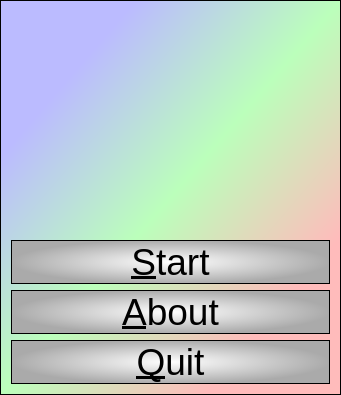
<?xml version="1.0" encoding="UTF-8"?>
<ui version="4.0">
 <class>QtTestHistogramMenuDialog</class>
 <widget class="QDialog" name="QtTestHistogramMenuDialog">
  <property name="geometry">
   <rect>
    <x>0</x>
    <y>0</y>
    <width>341</width>
    <height>395</height>
   </rect>
  </property>
  <property name="font">
   <font>
    <pointsize>28</pointsize>
   </font>
  </property>
  <property name="windowTitle">
   <string>Histogram demo</string>
  </property>
  <property name="styleSheet">
   <string notr="true">QDialog {
 background-color: qlineargradient(x1: 0, y1: 0, x2: 1, y2: 1, stop: 0  #bbf, stop: 0.2  #bbf, stop: 0.5 #bfb, stop: 0.8 #fbb, stop: 1 #fbb);
  border: 1px solid black
}

QSpinBox,QDoubleSpinBox,QComboBox { 
  background-color: qlineargradient(x1: 0, y1: 0, x2: 1, y2: 1, stop: 0  #bbb, stop: 1 #fff);
  border: 1px solid black
}

QPushButton
{
  color: #000;
  background-color: qradialgradient(cx: 0.5, cy: 0.5,fx: 0.5, fy: 0.5,radius: 0.5, stop: 0 #fff, stop: 1 #aaa);
  border: 1px solid black
}

QPlainTextEdit {
  font: 18px bold &quot;Courier&quot; courier monospace
}</string>
  </property>
  <layout class="QVBoxLayout" name="verticalLayout">
   <item>
    <widget class="QLabel" name="label">
     <property name="text">
      <string/>
     </property>
     <property name="pixmap">
      <pixmap resource="Histogram.qrc">:/images/Histogram.png</pixmap>
     </property>
     <property name="alignment">
      <set>Qt::AlignCenter</set>
     </property>
    </widget>
   </item>
   <item>
    <widget class="QPushButton" name="button_start">
     <property name="text">
      <string>&amp;Start</string>
     </property>
     <property name="flat">
      <bool>true</bool>
     </property>
    </widget>
   </item>
   <item>
    <widget class="QPushButton" name="button_about">
     <property name="text">
      <string>&amp;About</string>
     </property>
     <property name="flat">
      <bool>true</bool>
     </property>
    </widget>
   </item>
   <item>
    <widget class="QPushButton" name="button_quit">
     <property name="text">
      <string>&amp;Quit</string>
     </property>
     <property name="flat">
      <bool>true</bool>
     </property>
    </widget>
   </item>
  </layout>
 </widget>
 <layoutdefault spacing="6" margin="11"/>
 <resources>
  <include location="Histogram.qrc"/>
 </resources>
 <connections/>
</ui>
